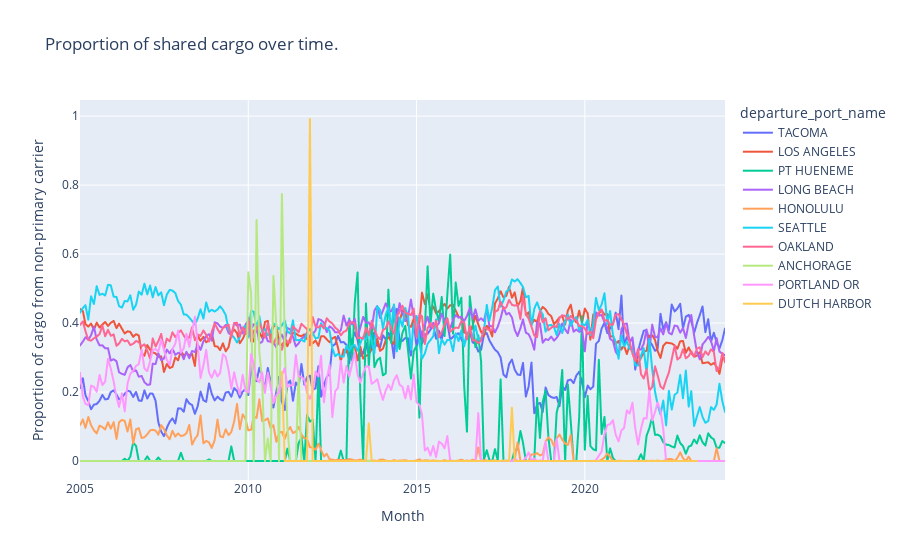

Notebook code cell kept with this figure:
### Code cell
sharing_over_time_plotly(exports_lf, group_var='departure_port_name')

### Figure 1 — Plotly figure (JSON) as saved in the notebook; plotly's stock layout.template omitted (floating-point values rounded to 4 significant figures; data arrays with more than 128 entries replaced by an {"elided": "..."} marker saying what was removed)
{"data": [{"hovertemplate": "departure_port_name=TACOMA<br>Month=%{x}<br>Proportion of cargo from non-primary carrier=%{y}<extra></extra>", "legendgroup": "TACOMA", "line": {"color": "#636efa", "dash": "solid"}, "marker": {"symbol": "circle"}, "mode": "lines", "name": "TACOMA", "showlegend": true, "type": "scattergl", "x": {"elided": "231 str values"}, "xaxis": "x", "y": {"elided": "231 float values"}, "yaxis": "y"}, {"hovertemplate": "departure_port_name=LOS ANGELES<br>Month=%{x}<br>Proportion of cargo from non-primary carrier=%{y}<extra></extra>", "legendgroup": "LOS ANGELES", "line": {"color": "#EF553B", "dash": "solid"}, "marker": {"symbol": "circle"}, "mode": "lines", "name": "LOS ANGELES", "showlegend": true, "type": "scattergl", "x": {"elided": "231 str values"}, "xaxis": "x", "y": {"elided": "231 float values"}, "yaxis": "y"}, {"hovertemplate": "departure_port_name=PT HUENEME<br>Month=%{x}<br>Proportion of cargo from non-primary carrier=%{y}<extra></extra>", "legendgroup": "PT HUENEME", "line": {"color": "#00cc96", "dash": "solid"}, "marker": {"symbol": "circle"}, "mode": "lines", "name": "PT HUENEME", "showlegend": true, "type": "scattergl", "x": {"elided": "231 str values"}, "xaxis": "x", "y": {"elided": "231 float values"}, "yaxis": "y"}, {"hovertemplate": "departure_port_name=LONG BEACH<br>Month=%{x}<br>Proportion of cargo from non-primary carrier=%{y}<extra></extra>", "legendgroup": "LONG BEACH", "line": {"color": "#ab63fa", "dash": "solid"}, "marker": {"symbol": "circle"}, "mode": "lines", "name": "LONG BEACH", "showlegend": true, "type": "scattergl", "x": {"elided": "231 str values"}, "xaxis": "x", "y": {"elided": "231 float values"}, "yaxis": "y"}, {"hovertemplate": "departure_port_name=HONOLULU<br>Month=%{x}<br>Proportion of cargo from non-primary carrier=%{y}<extra></extra>", "legendgroup": "HONOLULU", "line": {"color": "#FFA15A", "dash": "solid"}, "marker": {"symbol": "circle"}, "mode": "lines", "name": "HONOLULU", "showlegend": true, "type": "scattergl", "x": {"elided": "231 str values"}, "xaxis": "x", "y": {"elided": "231 float values"}, "yaxis": "y"}, {"hovertemplate": "departure_port_name=SEATTLE<br>Month=%{x}<br>Proportion of cargo from non-primary carrier=%{y}<extra></extra>", "legendgroup": "SEATTLE", "line": {"color": "#19d3f3", "dash": "solid"}, "marker": {"symbol": "circle"}, "mode": "lines", "name": "SEATTLE", "showlegend": true, "type": "scattergl", "x": {"elided": "231 str values"}, "xaxis": "x", "y": {"elided": "231 float values"}, "yaxis": "y"}, {"hovertemplate": "departure_port_name=OAKLAND<br>Month=%{x}<br>Proportion of cargo from non-primary carrier=%{y}<extra></extra>", "legendgroup": "OAKLAND", "line": {"color": "#FF6692", "dash": "solid"}, "marker": {"symbol": "circle"}, "mode": "lines", "name": "OAKLAND", "showlegend": true, "type": "scattergl", "x": {"elided": "231 str values"}, "xaxis": "x", "y": {"elided": "231 float values"}, "yaxis": "y"}, {"hovertemplate": "departure_port_name=ANCHORAGE<br>Month=%{x}<br>Proportion of cargo from non-primary carrier=%{y}<extra></extra>", "legendgroup": "ANCHORAGE", "line": {"color": "#B6E880", "dash": "solid"}, "marker": {"symbol": "circle"}, "mode": "lines", "name": "ANCHORAGE", "showlegend": true, "type": "scattergl", "x": ["2005-01-01T00:00:00", "2005-02-01T00:00:00", "2005-03-01T00:00:00", "2005-04-01T00:00:00", "2005-05-01T00:00:00", "2005-06-01T00:00:00", "2005-07-01T00:00:00", "2005-08-01T00:00:00", "2005-09-01T00:00:00", "2005-10-01T00:00:00", "2005-11-01T00:00:00", "2005-12-01T00:00:00", "2006-01-01T00:00:00", "2006-02-01T00:00:00", "2006-03-01T00:00:00", "2006-04-01T00:00:00", "2006-05-01T00:00:00", "2006-06-01T00:00:00", "2006-07-01T00:00:00", "2006-08-01T00:00:00", "2006-09-01T00:00:00", "2006-10-01T00:00:00", "2006-11-01T00:00:00", "2006-12-01T00:00:00", "2007-01-01T00:00:00", "2007-02-01T00:00:00", "2007-03-01T00:00:00", "2007-04-01T00:00:00", "2007-05-01T00:00:00", "2007-06-01T00:00:00", "2007-07-01T00:00:00", "2007-08-01T00:00:00", "2007-09-01T00:00:00", "2007-10-01T00:00:00", "2007-11-01T00:00:00", "2007-12-01T00:00:00", "2008-01-01T00:00:00", "2008-02-01T00:00:00", "2008-03-01T00:00:00", "2008-04-01T00:00:00", "2008-05-01T00:00:00", "2008-06-01T00:00:00", "2008-07-01T00:00:00", "2008-08-01T00:00:00", "2008-09-01T00:00:00", "2008-10-01T00:00:00", "2008-11-01T00:00:00", "2008-12-01T00:00:00", "2009-01-01T00:00:00", "2009-02-01T00:00:00", "2009-03-01T00:00:00", "2009-04-01T00:00:00", "2009-05-01T00:00:00", "2009-06-01T00:00:00", "2009-07-01T00:00:00", "2009-08-01T00:00:00", "2009-09-01T00:00:00", "2009-10-01T00:00:00", "2009-11-01T00:00:00", "2009-12-01T00:00:00", "2010-01-01T00:00:00", "2010-02-01T00:00:00", "2010-03-01T00:00:00", "2010-04-01T00:00:00", "2010-05-01T00:00:00", "2010-06-01T00:00:00", "2010-07-01T00:00:00", "2010-08-01T00:00:00", "2010-09-01T00:00:00", "2010-10-01T00:00:00", "2010-11-01T00:00:00", "2010-12-01T00:00:00", "2011-01-01T00:00:00", "2011-02-01T00:00:00", "2011-03-01T00:00:00", "2011-04-01T00:00:00", "2011-05-01T00:00:00", "2011-06-01T00:00:00", "2011-07-01T00:00:00", "2011-08-01T00:00:00", "2011-09-01T00:00:00", "2011-10-01T00:00:00", "2011-11-01T00:00:00", "2011-12-01T00:00:00", "2012-09-01T00:00:00", "2012-10-01T00:00:00", "2012-11-01T00:00:00", "2012-12-01T00:00:00", "2013-01-01T00:00:00", "2013-02-01T00:00:00", "2013-03-01T00:00:00", "2013-04-01T00:00:00", "2013-05-01T00:00:00", "2013-06-01T00:00:00", "2014-10-01T00:00:00", "2014-11-01T00:00:00", "2015-09-01T00:00:00", "2016-07-01T00:00:00", "2016-08-01T00:00:00", "2016-10-01T00:00:00", "2017-02-01T00:00:00", "2017-03-01T00:00:00", "2017-04-01T00:00:00", "2017-07-01T00:00:00", "2017-08-01T00:00:00", "2017-09-01T00:00:00", "2017-10-01T00:00:00", "2018-02-01T00:00:00", "2019-10-01T00:00:00", "2021-11-01T00:00:00", "2023-09-01T00:00:00", "2023-10-01T00:00:00", "2023-11-01T00:00:00", "2023-12-01T00:00:00"], "xaxis": "x", "y": [0, 0, 0, 0, 0, 0, 0, 0, 0, 0, 0, 0, 0, 0, 0, 0, 0, 0, 0, 0, 0, 0, 0, 0, 0, 0, 0, 0, 0, 0, 0, 0, 0, 0, 0, 0, 0, 0, 0, 0, 0, 0, 0, 0, 0, 0, 0, 0, 0, 0, 0, 0, 0, 0, 0, 0, 0, 0, 0, 0, 0.5472, 0.487, 0, 0.6986, 0.3177, 0.2293, 0, 0.06552, 0, 0.5365, 0.3943, 0, 0.7742, 0.3333, 0.09901, 0, 0, 0, 0.2578, 0, 0, 0, 0, 0, 0, 0, 0, 0, 0, 0, 0, 0, 0, 0, 0, 0, 0, 0, 0, 0, 0, 0, 0, 0, 0, 0, 0, 0, 0, 0, 0, 0, 0, 0], "yaxis": "y"}, {"hovertemplate": "departure_port_name=PORTLAND OR<br>Month=%{x}<br>Proportion of cargo from non-primary carrier=%{y}<extra></extra>", "legendgroup": "PORTLAND OR", "line": {"color": "#FF97FF", "dash": "solid"}, "marker": {"symbol": "circle"}, "mode": "lines", "name": "PORTLAND OR", "showlegend": true, "type": "scattergl", "x": {"elided": "231 str values"}, "xaxis": "x", "y": {"elided": "231 float values"}, "yaxis": "y"}, {"hovertemplate": "departure_port_name=DUTCH HARBOR<br>Month=%{x}<br>Proportion of cargo from non-primary carrier=%{y}<extra></extra>", "legendgroup": "DUTCH HARBOR", "line": {"color": "#FECB52", "dash": "solid"}, "marker": {"symbol": "circle"}, "mode": "lines", "name": "DUTCH HARBOR", "showlegend": true, "type": "scattergl", "x": {"elided": "139 str values"}, "xaxis": "x", "y": {"elided": "139 float values"}, "yaxis": "y"}], "layout": {"legend": {"title": {"text": "departure_port_name"}, "tracegroupgap": 0}, "title": {"text": "Proportion of shared cargo over time."}, "xaxis": {"anchor": "y", "domain": [0, 1], "title": {"text": "Month"}}, "yaxis": {"anchor": "x", "domain": [0, 1], "title": {"text": "Proportion of cargo from non-primary carrier"}}}}
